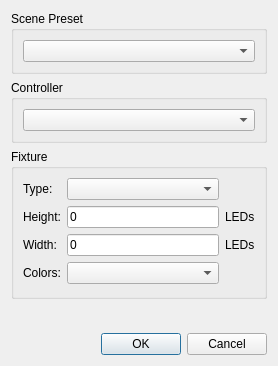
<?xml version="1.0" encoding="UTF-8"?>
<ui version="4.0">
 <class>SceneConfiguration</class>
 <widget class="QDialog" name="SceneConfiguration">
  <property name="windowModality">
   <enum>Qt::WindowModal</enum>
  </property>
  <property name="geometry">
   <rect>
    <x>0</x>
    <y>0</y>
    <width>278</width>
    <height>366</height>
   </rect>
  </property>
  <property name="windowTitle">
   <string>Scene Configuration</string>
  </property>
  <layout class="QVBoxLayout" name="verticalLayout">
   <item>
    <widget class="QGroupBox" name="sceneBox">
     <property name="title">
      <string>Scene Preset</string>
     </property>
     <layout class="QGridLayout" name="gridLayout_2">
      <item row="0" column="0">
       <widget class="QComboBox" name="sceneTemplate"/>
      </item>
     </layout>
    </widget>
   </item>
   <item>
    <widget class="QGroupBox" name="controllerBox">
     <property name="title">
      <string>Controller</string>
     </property>
     <layout class="QGridLayout" name="gridLayout_4">
      <item row="0" column="0">
       <widget class="QComboBox" name="controllerType"/>
      </item>
     </layout>
    </widget>
   </item>
   <item>
    <widget class="QGroupBox" name="fixtureBox">
     <property name="title">
      <string>Fixture</string>
     </property>
     <layout class="QGridLayout" name="gridLayout_3">
      <property name="bottomMargin">
       <number>12</number>
      </property>
      <item row="0" column="1">
       <widget class="QComboBox" name="FixtureType"/>
      </item>
      <item row="2" column="2">
       <widget class="QLabel" name="label_5">
        <property name="text">
         <string>LEDs</string>
        </property>
       </widget>
      </item>
      <item row="1" column="1">
       <widget class="QLineEdit" name="fixtureHeight">
        <property name="text">
         <string>0</string>
        </property>
        <property name="maxLength">
         <number>10</number>
        </property>
       </widget>
      </item>
      <item row="0" column="0">
       <widget class="QLabel" name="label_2">
        <property name="text">
         <string>Type:</string>
        </property>
       </widget>
      </item>
      <item row="3" column="1">
       <widget class="QComboBox" name="ColorType"/>
      </item>
      <item row="1" column="2">
       <widget class="QLabel" name="label_4">
        <property name="text">
         <string>LEDs</string>
        </property>
       </widget>
      </item>
      <item row="2" column="1">
       <widget class="QLineEdit" name="fixtureWidth">
        <property name="text">
         <string>0</string>
        </property>
        <property name="maxLength">
         <number>10</number>
        </property>
       </widget>
      </item>
      <item row="2" column="0">
       <widget class="QLabel" name="label_6">
        <property name="text">
         <string>Width:</string>
        </property>
       </widget>
      </item>
      <item row="3" column="0">
       <widget class="QLabel" name="label">
        <property name="text">
         <string>Colors:</string>
        </property>
       </widget>
      </item>
      <item row="1" column="0">
       <widget class="QLabel" name="label_3">
        <property name="text">
         <string>Height:</string>
        </property>
       </widget>
      </item>
     </layout>
    </widget>
   </item>
   <item>
    <spacer name="verticalSpacer">
     <property name="orientation">
      <enum>Qt::Vertical</enum>
     </property>
     <property name="sizeHint" stdset="0">
      <size>
       <width>20</width>
       <height>1</height>
      </size>
     </property>
    </spacer>
   </item>
   <item>
    <widget class="QDialogButtonBox" name="buttonBox">
     <property name="orientation">
      <enum>Qt::Horizontal</enum>
     </property>
     <property name="standardButtons">
      <set>QDialogButtonBox::Cancel|QDialogButtonBox::Ok</set>
     </property>
    </widget>
   </item>
  </layout>
 </widget>
 <resources/>
 <connections>
  <connection>
   <sender>buttonBox</sender>
   <signal>accepted()</signal>
   <receiver>SceneConfiguration</receiver>
   <slot>accept()</slot>
   <hints>
    <hint type="sourcelabel">
     <x>248</x>
     <y>254</y>
    </hint>
    <hint type="destinationlabel">
     <x>157</x>
     <y>274</y>
    </hint>
   </hints>
  </connection>
  <connection>
   <sender>buttonBox</sender>
   <signal>rejected()</signal>
   <receiver>SceneConfiguration</receiver>
   <slot>reject()</slot>
   <hints>
    <hint type="sourcelabel">
     <x>316</x>
     <y>260</y>
    </hint>
    <hint type="destinationlabel">
     <x>286</x>
     <y>274</y>
    </hint>
   </hints>
  </connection>
 </connections>
</ui>
